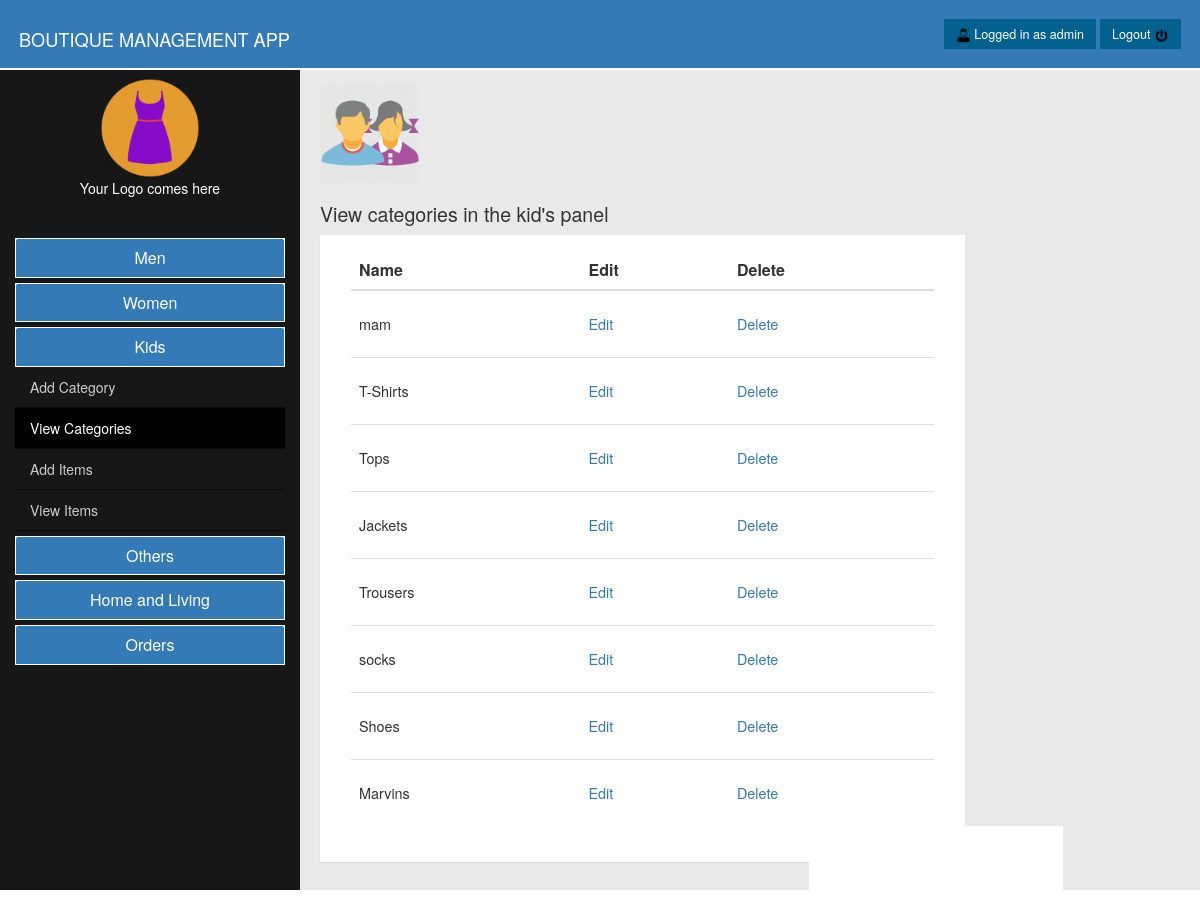
/Shopping_Cart/view-kids-category.php (signed in), run on the app's committed database.
### tables this page shows
CREATE TABLE IF NOT EXISTS `categories` (
  `id` int(255) NOT NULL AUTO_INCREMENT,
  `cat_name` varchar(255) NOT NULL,
  `person` varchar(255) NOT NULL,
  PRIMARY KEY (`id`)
);

### Shopping_Cart/functions/db_functions.php (called while the page is built, shortened)
<?php
	function loggedin()
	{
	  if(isset($_SESSION['user']) && !empty($_SESSION['user']))
	    {
		  return true;
		}else{
		   return false;
		}
	}
?>

### Shopping_Cart/view-kids-category.php (the view, shortened to what this page needs)
<?php
include_once("functions/db_functions.php");
?>
<html xmlns="http://www.w3.org/1999/xhtml" style="height:100%;">
<head>
<link href="css/bootstrap.min.css" rel="stylesheet">
<link href="css/myCss2.css" rel="stylesheet">
</head>
<body>
<div>
   <nav class="navbar navbar-default navbar-fixed-top" role="navigation">
   <div class="container-fluid">
     <div class="navbar-header">
      <p class="logo" ><a href="index.php">BOUTIQUE MANAGEMENT APP</a></p>
     </div>
    <div class="navbar-right">
         <p class="navbar-text ">
            <?php
         if(loggedin())
		 {
			 echo '<span class="btn btn-primary"><img src="image/icons/men.png" width="15" height="15" /> Logged in as '.$_SESSION['user'].'</span>';
			 echo ' <a href="../Clothe Site/logout.php" class="btn btn-primary"> Logout <img src="image/icons/logout1.png" width="15" height="15" /></a>';
		 }else{
			 header('Location:../Clothe Site/index.php');
		}
	   ?>
         </p>
      </div>
      </div>
    </nav>
    </div>
<div class="container-fluid aside_container">
<div class="row aside_row">
   <aside class="sidebar col-md-3">
   <div class="row" style="text-align:center;padding-top:15px;">
       <img src="image/icons/dashboard clothes.png" width="100" height="100"/>
       <p style="color:#fff;">Your Logo comes here</p>
   </div>
     <div class="panel-group" id="accordion" style="padding-top:30px;">
       <div class="panel panel-nav" id="panel" style="border:none;border-radius:0px;">
          <a data-toggle="collapse" data-parent="#accordion" href="#collapseOne">
           <div class="panel-heading" id="panel-heading">
             <h4 class="panel-title" id="panel-title"> Men </h4>
            </div>
           </a>
     </div>
     <div class="panel" id="panel" style="border:none;border-radius:0px;">
         <a data-toggle="collapse" data-parent="#accordion" href="#collapseTwo">
           <div class="panel-heading" id="panel-heading">
               <h4 class="panel-title" id="panel-title"> Women </h4>
           </div>
           </a>
     </div>
     <div class="panel" id="panel" style="border:none;border-radius:0px;">
     <a data-toggle="collapse" data-parent="#accordion" href="#collapseThree">
           <div class="panel-heading" id="panel-heading">
             <h4 class="panel-title" id="panel-title"> Kids </h4>
           </div>
           </a>
          <div id="collapseThree" class="panel-collapse collapse in">
           <div class="panel-body" id="panel-body"> <ul class="nav men-nav">
         <li><a href="add-kids-category.php">Add Category</a></li>
         <li><a href="view-kids-category.php" class="active">View Categories</a></li>
         <li><a href="add-kids-items.php">Add Items</a></li>
         <li><a href="view-kids-items.php">View Items</a></li>
         </ul> </div>
          </div>
     </div>
      <div class="panel" id="panel" style="border:none;border-radius:0px;">
     <a data-toggle="collapse" data-parent="#accordion" href="#collapseFour">
           <div class="panel-heading" id="panel-heading">
             <h4 class="panel-title" id="panel-title"> Others </h4>
           </div>
           </a>
     </div>
       <div class="panel" id="panel" style="border:none;border-radius:0px;">
     <a data-toggle="collapse" data-parent="#accordion" href="#collapseFive">
           <div class="panel-heading" id="panel-heading">
             <h4 class="panel-title" id="panel-title"> Home and Living </h4>
           </div>
           </a>
     </div>
      <div class="panel" id="panel" style="border:none;border-radius:0px;">
      <a data-toggle="collapse" data-parent="#accordion" href="#collapseSix">
           <div class="panel-heading" id="panel-heading">
             <h4 class="panel-title" id="panel-title"> Orders </h4>
            </div>
           </a>
     </div>
  </div>
   </aside>
   <section class="main-content col-md-9" id="main-content">
       <div class="content">
            <div class="row" id="row1">
             <img src="image/icons/kids_icon.png" width="100" height="100"/>
             <h1 style="font-size:1.4em;">View categories in the kid's panel</h1>
       </div>
       <div class="row" style="margin:0 auto;">
           <div class="panel col-md-9">
              <div class="panel-body">
              <?php
					$result = mysql_query('SELECT * FROM categories WHERE person = "kids"');
					$view = "view-kids-category.php";
					echo ' <table class="table">
				   <thead>
					<tr>
					 <th>Name</th>
					 <th>Edit</th>
					 <th>Delete</th>
					</tr>
				   </thead>
				   <tbody> ';
					while($row = mysql_fetch_assoc($result)){
                echo '
                   <tr>
                    <td>'.$row['cat_name'].'</td>
                    <td><a href="edit-cat.php?id='.$row['id'].'" style="text-decoration:none;">Edit</a></td>
                    <td><a href="delete_category.php?id='.$row['id'].'&t=categories&u='.$view.'" style="text-decoration:none;">Delete</a></td>
                    </tr> ';
					}
                  echo '</tbody>
                </table>';
				?>
                </div>
              </div>
       </div>
       </div>
   </section>
    </div>
</div>
</body>
</html>

### Shopping_Cart/css/myCss2.css (style rules this page uses)
.navbar { background-color:#337ab7; padding:4px; border:none; border-radius:0px; border-bottom:2px solid #fff; }
.navbar-header .logo { margin-top:22px; color:#fff; }
.logo a { font-size:1.3em; text-decoration:none; color:#ffffff; }
.table>tbody>tr>td { line-height:50px;font-size:0.9em; }
aside { background-color:#171717; }
.aside_container { margin-top:63px; }
#panel-heading { background-color:#337ab7; border:1px solid #fff; }
#panel-body { background-color:#171717; padding:0px; }
#panel a { text-decoration:none; }
#panel-title { text-align:center; color:#fff; }
#row1 { padding-left:15px; padding-top:0px; }
.nav li a { color:#ccc; border-bottom:1px solid #0A0A0A; -webkit-transition:0.2s; -o-transition:0.2s; -moz-transition:0.2s; transition:0.2s; }
.nav li a.active { background-color:#030303; color:#fff; }
.panel { border-radius:0px; }

### Shopping_Cart/view-kids-category.php (style rules this page uses)
.sidebar { height:90%; overflow-y:scroll; }
.main-content { background-color:#E9E9E9; height:90%; overflow-y:scroll; padding:20px; }
.navbar-text span { color:#fff; font-size:0.9em; background-color:#02618E; border:0px; border-radius:0px; }
.navbar-text a { text-decoration:none; color:#fff; font-size:0.9em; background-color:#02618E; border:0px; border-radius:0px; }

### data on the page
categories: cat_name "mam"
categories: cat_name "T-Shirts"
categories: cat_name "Tops"
categories: cat_name "Jackets"
categories: cat_name "Trousers"
categories: cat_name "socks"
categories: cat_name "Shoes"
categories: cat_name "Marvins"

### other printed values
$_SESSION['user'] "admin"
